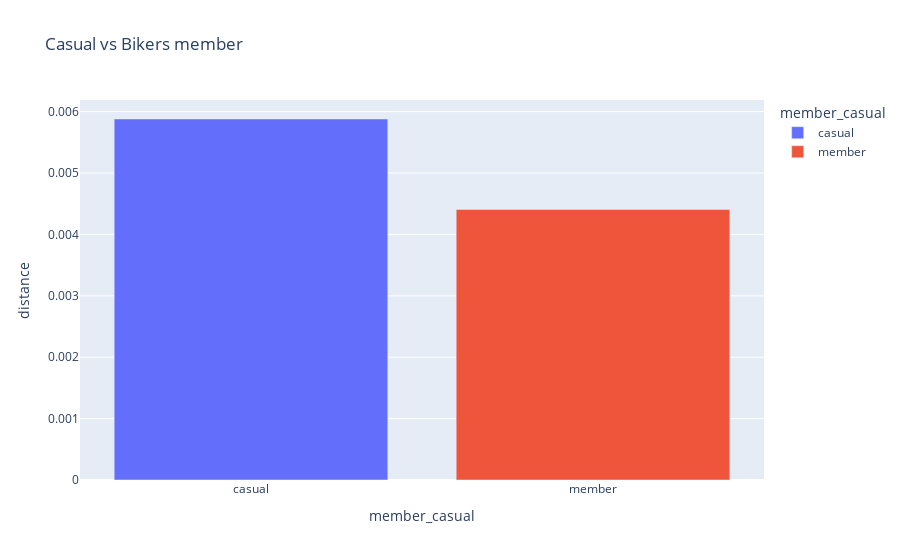

Notebook code for this chart:
### Markdown cell above
**1) Do members travel greater distances?**

### Code cell
df1 = df_exploratory[['distance', 'member_casual']].groupby( 'member_casual' ).mean().reset_index()
fig = px.bar(df1, x='member_casual', y='distance', color='member_casual', title='Casual vs Bikers member ')
fig.show()

### Figure 1 — Plotly figure (JSON) as saved in the notebook; plotly's stock layout.template omitted (floating-point values rounded to 4 significant figures)
{"data": [{"alignmentgroup": "True", "hovertemplate": "member_casual=%{x}<br>distance=%{y}<extra></extra>", "legendgroup": "casual", "marker": {"color": "#636efa", "pattern": {"shape": ""}}, "name": "casual", "offsetgroup": "casual", "orientation": "v", "showlegend": true, "textposition": "auto", "type": "bar", "x": ["casual"], "xaxis": "x", "y": [0.00588], "yaxis": "y"}, {"alignmentgroup": "True", "hovertemplate": "member_casual=%{x}<br>distance=%{y}<extra></extra>", "legendgroup": "member", "marker": {"color": "#EF553B", "pattern": {"shape": ""}}, "name": "member", "offsetgroup": "member", "orientation": "v", "showlegend": true, "textposition": "auto", "type": "bar", "x": ["member"], "xaxis": "x", "y": [0.004407], "yaxis": "y"}], "layout": {"barmode": "relative", "legend": {"title": {"text": "member_casual"}, "tracegroupgap": 0}, "title": {"text": "Casual vs Bikers member "}, "xaxis": {"anchor": "y", "categoryarray": ["casual", "member"], "categoryorder": "array", "domain": [0, 1], "title": {"text": "member_casual"}}, "yaxis": {"anchor": "x", "domain": [0, 1], "title": {"text": "distance"}}}}
